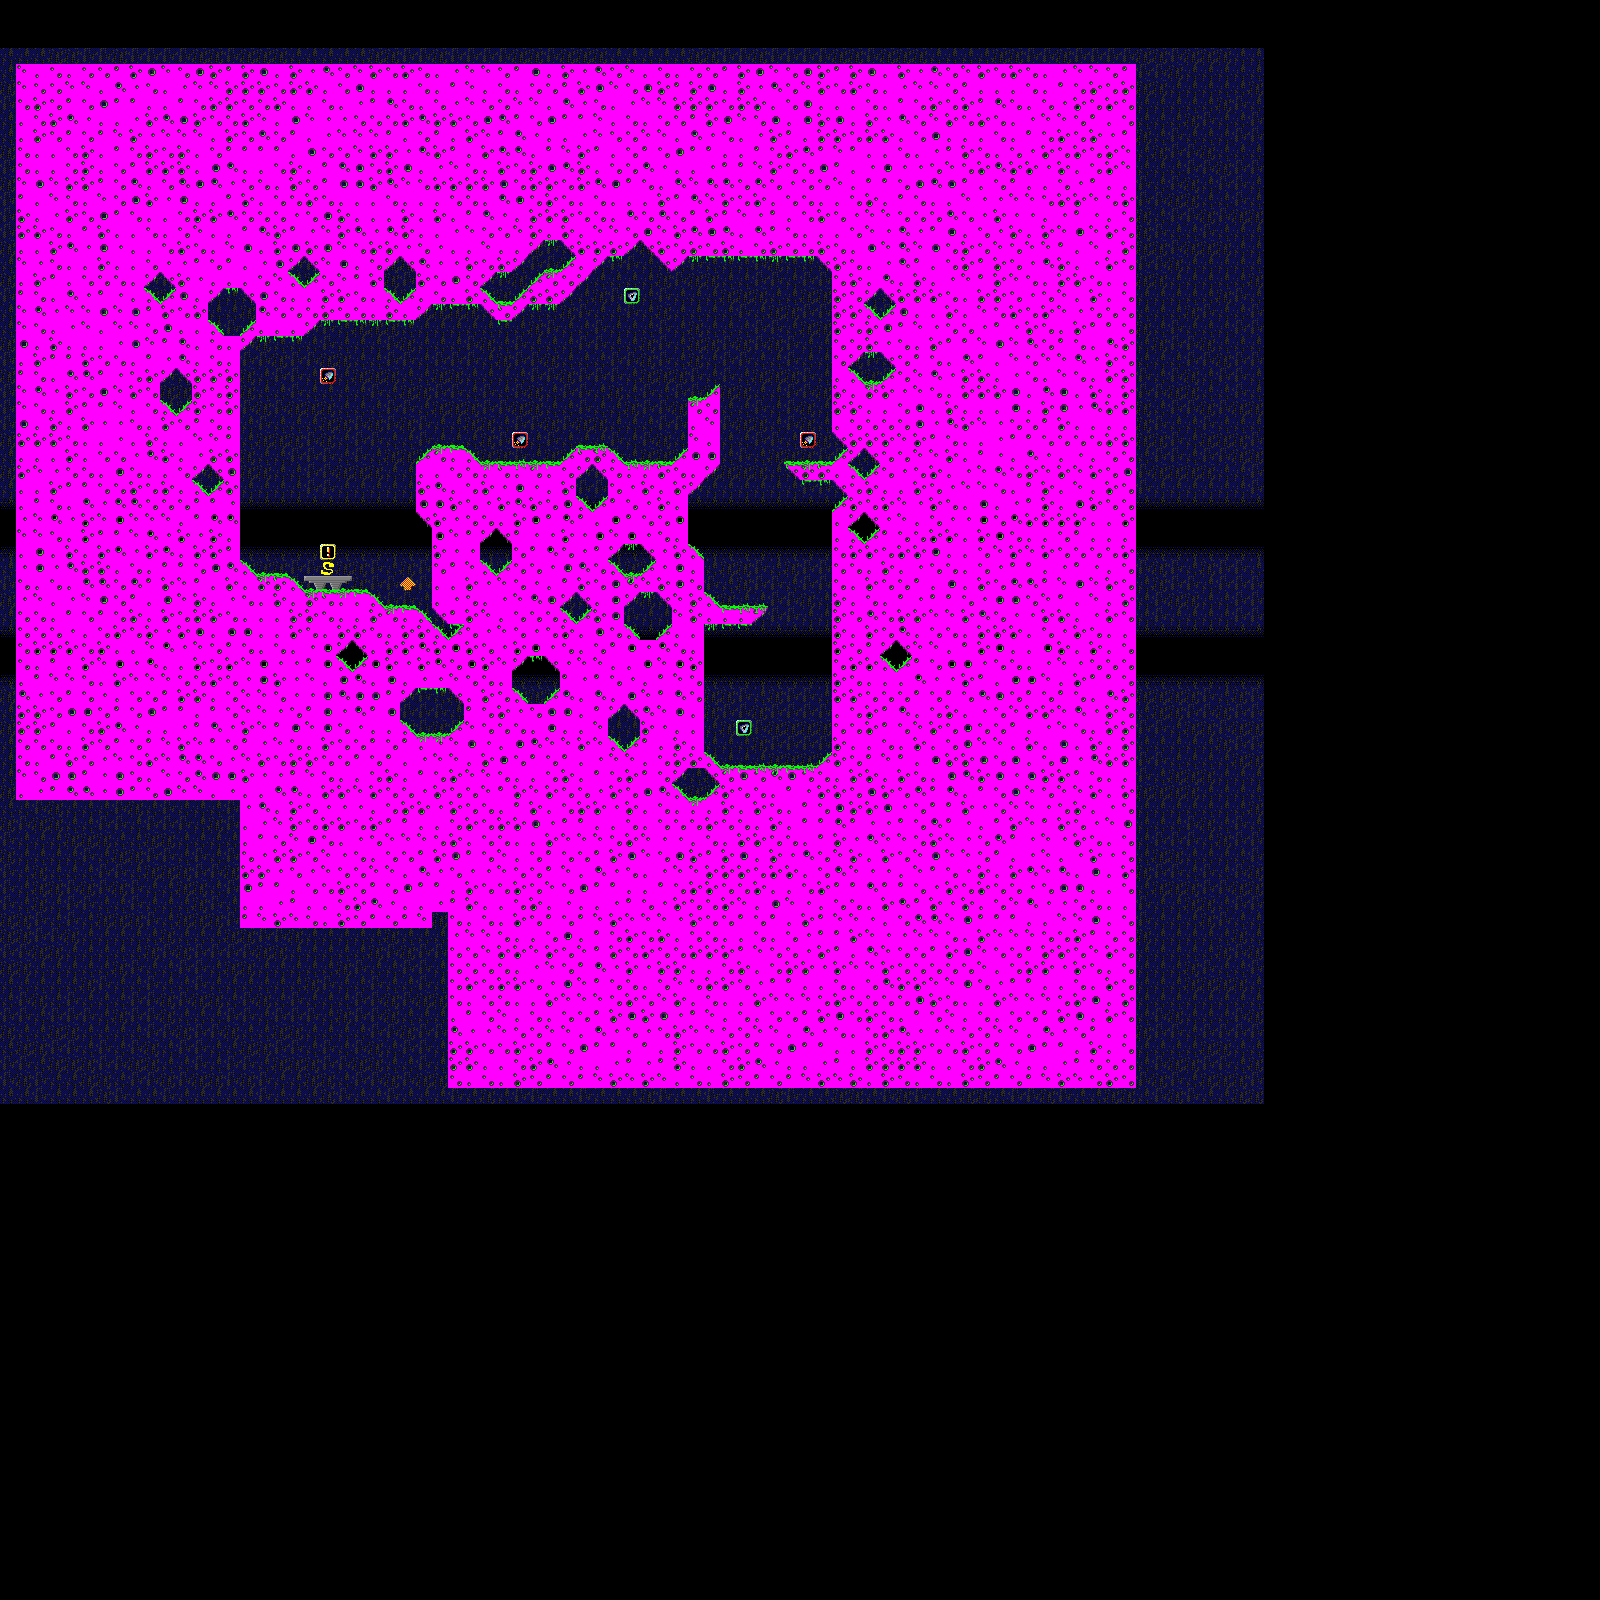

The image is a tile-based game level rendered from a .tmx file. Its description and source (layers, tilesets, objects; grid data summarised) follow:
An orthogonal 100x100 tile map with 16x16 px tiles, 4 tile layers (Background, Indications, MAIN, Decorations).

<map version="1.0" orientation="orthogonal" renderorder="right-down" width="100" height="100" tilewidth="16" tileheight="16" nextobjectid="1">
 <tileset firstgid="1" name="tiles" tilewidth="16" tileheight="16" tilecount="4096">
  <image source="tiles.png" width="1024" height="1024" />
 </tileset>
 <layer name="Background" width="100" height="100">
  <data>[10000 cells, 5214 non-empty, 6 distinct tile ids]</data>
 </layer>
 <layer name="Indications" width="100" height="100">
  <data>[10000 cells, 6 non-empty, 3 distinct tile ids]</data>
 </layer>
 <layer name="MAIN" width="100" height="100">
  <data>[10000 cells, 3472 non-empty, 17 distinct tile ids]</data>
 </layer>
 <layer name="Decorations" width="100" height="100">
  <data>[10000 cells, 120 non-empty, 7 distinct tile ids]</data>
 </layer>
</map>